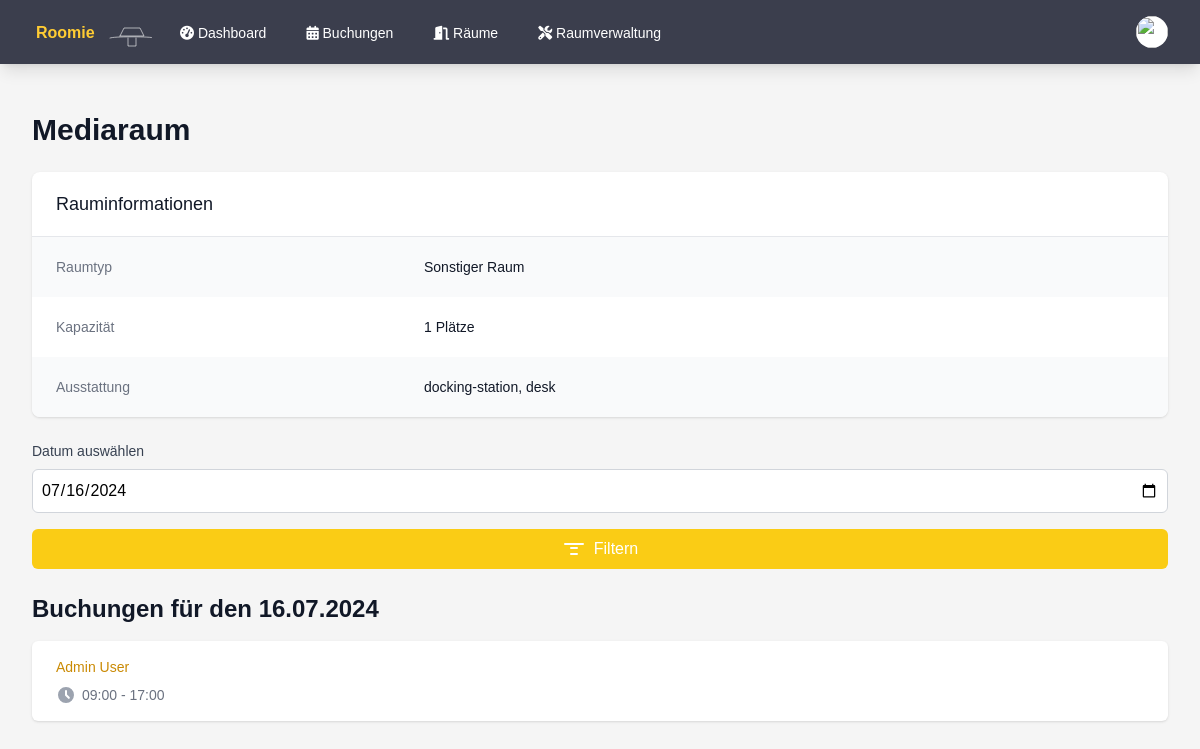
The app's page /room_details.php?id=1 (signed in) with its own data.
### tables this page shows
CREATE TABLE rooms (
        id INTEGER PRIMARY KEY AUTOINCREMENT,
        name TEXT NOT NULL,
        number TEXT,
        type TEXT NOT NULL,
        capacity INTEGER DEFAULT 0,
        is_favorite INTEGER DEFAULT 0,
        equipment TEXT,
        grid_position INTEGER
    );

CREATE TABLE bookings (
        id INTEGER PRIMARY KEY AUTOINCREMENT,
        user_id INTEGER,
        room_id INTEGER,
        seat_id INTEGER,
        date TEXT NOT NULL,
        start_time TEXT NOT NULL,
        end_time TEXT NOT NULL,
        FOREIGN KEY (user_id) REFERENCES users(id),
        FOREIGN KEY (room_id) REFERENCES rooms(id),
        FOREIGN KEY (seat_id) REFERENCES seats(id)
    );

CREATE TABLE users (
        id INTEGER PRIMARY KEY AUTOINCREMENT,
        name TEXT NOT NULL,
        email TEXT UNIQUE NOT NULL,
        password TEXT NOT NULL,
        is_admin INTEGER DEFAULT 0,
        profile_image VARCHAR(255),
        notifications BOOLEAN DEFAULT 0,
        created_at DATETIME DEFAULT CURRENT_TIMESTAMP
    );

### auth.php (called while the page is built, shortened)
<?php
function isAdmin() {
    return isset($_SESSION['is_admin']) && $_SESSION['is_admin'] == 1;
}

### room_details.php (the view, shortened to what this page needs)
<?php
require_once 'auth.php';
$room_id = $_GET['id'] ?? null;
$selected_date = $_GET['date'] ?? date('Y-m-d');
try {
    $db = getDatabaseConnection();
    $stmt = $db->prepare('SELECT r.*
                          FROM rooms r
                          WHERE r.id = :id');
    $stmt->execute(['id' => $room_id]);
    $room = $stmt->fetch(PDO::FETCH_ASSOC);
    $stmt = $db->prepare('SELECT b.*, u.name as user_name
                          FROM bookings b
                          JOIN users u ON b.user_id = u.id
                          WHERE b.room_id = :room_id AND b.date = :selected_date
                          ORDER BY b.start_time');
    $stmt->execute(['room_id' => $room_id, 'selected_date' => $selected_date]);
    $bookings = $stmt->fetchAll(PDO::FETCH_ASSOC);
    $selected_date_formatted = (new DateTime($selected_date))->format('d.m.Y');
} catch (Exception $e) {
    $error = $e->getMessage();
}
function getRoomTypeName($type)
{
    switch ($type) {
        default:
            return 'Sonstiger Raum';
    }
}
?>
<!DOCTYPE html>
<html lang="de">
<head>
    <script src="https://cdn.tailwindcss.com"></script>
    <link rel="stylesheet" href="styles.css">
    <link rel="stylesheet" href="https://cdnjs.cloudflare.com/ajax/libs/font-awesome/6.1.1/css/all.min.css">
</head>
<body class="bg-custom-background">
<nav class="bg-custom-nav shadow-lg" x-data="{ open: false }">
        <div class="max-w-7xl mx-auto px-4 sm:px-6 lg:px-8">
            <div class="flex justify-between h-16">
                <div class="flex">
                    <div class="flex-shrink-0 flex items-center">
                        <a href="index.php">
                            <img class="h-8 w-auto" src="test.svg" alt="Roomie Logo">
                        </a>
                    </div>
                    <div class="hidden sm:ml-6 sm:flex sm:space-x-8">
                        <a href="index.php" class="inline-flex items-center px-1 pt-1 border-b-2 text-sm font-medium <?php echo $current_page == 'index.php' ? 'active' : 'inactive'; ?>">
                            <i class="fas fa-tachometer-alt"></i>&nbsp;Dashboard
                        </a>
                        <a href="bookings.php" class="inline-flex items-center px-1 pt-1 border-b-2 text-sm font-medium <?php echo $current_page == 'bookings.php' ? 'active' : 'inactive'; ?>">
                            <i class="fas fa-calendar-alt"></i>&nbsp;Buchungen
                        </a>
                        <a href="rooms.php" class="inline-flex items-center px-1 pt-1 border-b-2 text-sm font-medium <?php echo $current_page == 'rooms.php' ? 'active' : 'inactive'; ?>">
                            <i class="fas fa-door-open"></i>&nbsp;Räume
                        </a>
                        <?php if (isAdmin()) : ?>
                            <a href="admin_rooms.php" class="inline-flex items-center px-1 pt-1 border-b-2 text-sm font-medium <?php echo $current_page == 'admin_rooms.php' ? 'active' : 'inactive'; ?>">
                                <i class="fas fa-tools"></i>&nbsp;Raumverwaltung
                            </a>
                        <?php endif; ?>
                    </div>
                </div>
                <div class="hidden sm:ml-6 sm:flex sm:items-center">
                    <div class="ml-3 relative" x-data="{ open: false }">
                        <div>
                            <button @click="open = !open" class="bg-white rounded-full flex text-sm focus:outline-none focus:ring-2 focus:ring-offset-2 focus:ring-yellow-500" id="user-menu" aria-haspopup="true" x-bind:aria-expanded="open">
                                <img class="h-8 w-8 rounded-full" src="<?php echo !empty($user['profile_image']) ? 'uploads/' . htmlspecialchars($user['profile_image']) : 'https://images.unsplash.com/photo-1472099645785-5658abf4ff4e?ixlib=rb-1.2.1&ixid=eyJhcHBfaWQiOjEyMDd9&auto=format&fit=facearea&facepad=2&w=256&h=256&q=80'; ?>" alt="">
                            </button>
                        </div>
                    </div>
                </div>
            </div>
        </div>
    </nav>
    <div class="max-w-7xl mx-auto py-6 sm:px-6 lg:px-8">
        <div class="px-4 py-6 sm:px-0">
            <?php if (isset($error)) : ?>
                <div class="bg-red-100 border-l-4 border-red-500 text-red-700 p-4 mb-6" role="alert">
                    <p><?php echo htmlspecialchars($error); ?></p>
                </div>
            <?php else : ?>
                <h1 class="text-3xl font-bold text-gray-900 mb-6"><?php echo htmlspecialchars($room['name']); ?></h1>
                <div class="bg-white shadow overflow-hidden sm:rounded-lg mb-6">
                    <div class="px-4 py-5 sm:px-6">
                        <h3 class="text-lg leading-6 font-medium text-gray-900">
                            Rauminformationen
                        </h3>
                    </div>
                    <div class="border-t border-gray-200">
                        <dl>
                            <div class="bg-gray-50 px-4 py-5 sm:grid sm:grid-cols-3 sm:gap-4 sm:px-6">
                                <dt class="text-sm font-medium text-gray-500">
                                    Raumtyp
                                </dt>
                                <dd class="mt-1 text-sm text-gray-900 sm:mt-0 sm:col-span-2">
                                    <?php echo htmlspecialchars(getRoomTypeName($room['type'])); ?>
                                </dd>
                            </div>
                            <div class="bg-white px-4 py-5 sm:grid sm:grid-cols-3 sm:gap-4 sm:px-6">
                                <dt class="text-sm font-medium text-gray-500">
                                    Kapazität
                                </dt>
                                <dd class="mt-1 text-sm text-gray-900 sm:mt-0 sm:col-span-2">
                                    <?php echo $room['capacity']; ?> Plätze
                                </dd>
                            </div>
                            <div class="bg-gray-50 px-4 py-5 sm:grid sm:grid-cols-3 sm:gap-4 sm:px-6">
                                <dt class="text-sm font-medium text-gray-500">
                                    Ausstattung
                                </dt>
                                <dd class="mt-1 text-sm text-gray-900 sm:mt-0 sm:col-span-2">
                                    <?php
                                    $equipment = json_decode($room['equipment'], true);
                                    echo $equipment ? implode(', ', $equipment) : 'Keine spezielle Ausstattung';
                                    ?>
                                </dd>
                            </div>
                        </dl>
                    </div>
                </div>
                <form method="GET" action="room_details.php" class="mb-6">
                    <label for="date" class="block text-sm font-medium text-gray-700 mb-2">Datum auswählen</label>
                    <input type="date" id="date" name="date" value="<?php echo htmlspecialchars($selected_date); ?>" class="w-full bg-white border border-gray-300 rounded-md p-2 mb-4">
                    <button type="submit" class="w-full bg-yellow-400 hover:bg-yellow-500 text-white rounded-md p-2 transition-colors duration-200 flex items-center justify-center">
                        <svg xmlns="http://www.w3.org/2000/svg" class="h-6 w-6 mr-2" fill="none" viewBox="0 0 24 24" stroke="currentColor">
                            <path stroke-linecap="round" stroke-linejoin="round" stroke-width="2" d="M3 7h18M9 17h6M9 11h6" />
                        </svg>
                        Filtern
                    </button>
                </form>
                <h2 class="text-2xl font-bold text-gray-900 mb-4">Buchungen für den <?php echo htmlspecialchars($selected_date_formatted); ?></h2>
                <?php if (empty($bookings)) : ?>
                    <p class="text-gray-600">Keine Buchungen für das ausgewählte Datum.</p>
                <?php else : ?>
                    <div class="bg-white shadow overflow-hidden sm:rounded-md">
                        <ul class="divide-y divide-gray-200">
                            <?php foreach ($bookings as $booking) : ?>
                                <li>
                                    <div class="px-4 py-4 sm:px-6">
                                        <div class="flex items-center justify-between">
                                            <p class="text-sm font-medium text-yellow-600 truncate">
                                                <?php echo htmlspecialchars($booking['user_name']); ?>
                                            </p>
                                        </div>
                                        <div class="mt-2 sm:flex sm:justify-between">
                                            <div class="sm:flex">
                                                <p class="flex items-center text-sm text-gray-500">
                                                    <svg class="flex-shrink-0 mr-1.5 h-5 w-5 text-gray-400" xmlns="http://www.w3.org/2000/svg" viewBox="0 0 20 20" fill="currentColor">
                                                        <path fill-rule="evenodd" d="M10 18a8 8 0 100-16 8 8 0 000 16zm1-12a1 1 0 10-2 0v4a1 1 0 00.293.707l2.828 2.829a1 1 0 101.415-1.415L11 9.586V6z" clip-rule="evenodd" />
                                                    </svg>
                                                    <?php echo $booking['start_time'] . ' - ' . $booking['end_time']; ?>
                                                </p>
                                            </div>
                                        </div>
                                    </div>
                                </li>
                            <?php endforeach; ?>
                        </ul>
                    </div>
                <?php endif; ?>
            <?php endif; ?>
        </div>
    </div>
</body>
</html>

### styles.css (style rules this page uses)
.mb-4 { margin-bottom: 1rem; }
.inactive { color: #fff !important; border-color: transparent !important; }
body { font-family: 'Source Sans 3', sans-serif; }
.bg-custom-nav { background-color: #3b3e4d; }
.bg-custom-background { background-color: #f5f5f5; }

### room_details.php (style rules this page uses)
body { font-family: 'Source Sans 3', sans-serif; }

### records on screen
rooms: name "Mediaraum", type "Sonstiger Raum", capacity "1", equipment "docking-station, desk"
bookings: user.name "Admin User", start_time "09:00", end_time "17:00"

### other values on screen
$selected_date_formatted "16.07.2024"
